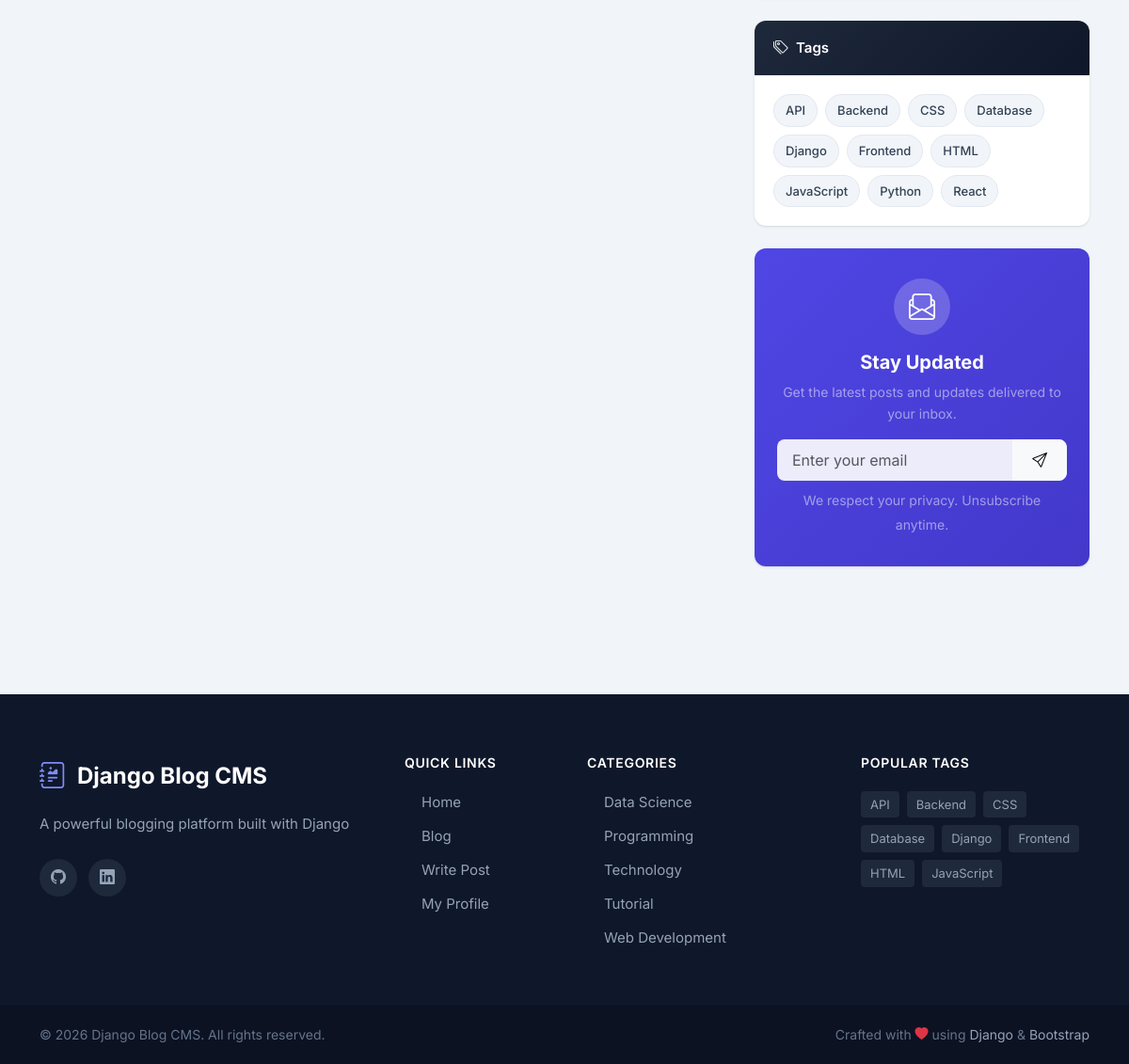
The page /author/admin/ (signed in, lower part) on the database as committed earlier.
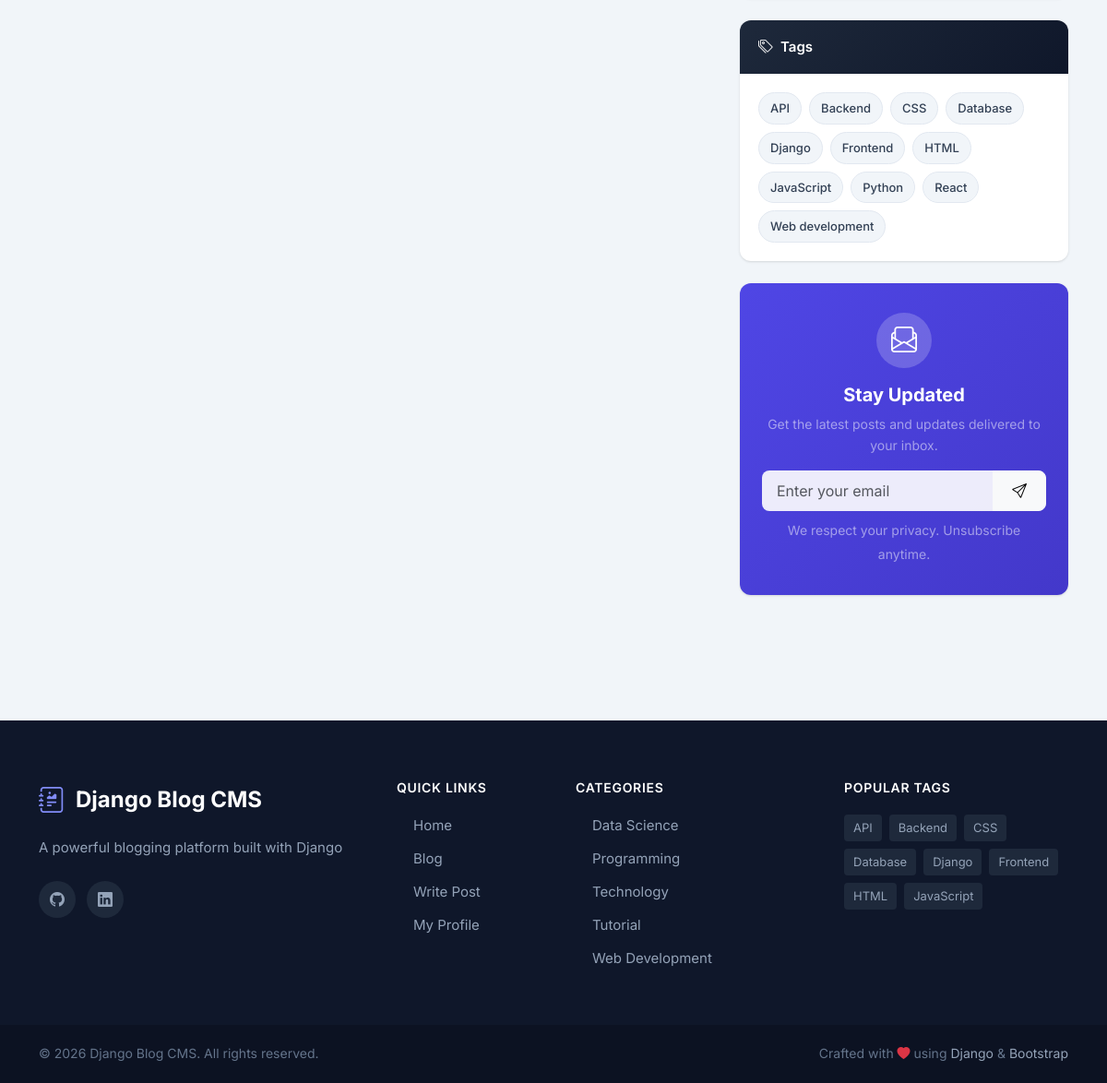
The same page on the database as committed later.
### apps/blog/models.py (models this page shows, shortened)
class Tag(models.Model):
    name = models.CharField(
        max_length=50,
        unique=True,
        help_text="Tag name (e.g., 'Python', 'Tutorial')"
    )
    slug = models.SlugField(
        max_length=50,
        unique=True,
        blank=True
    )
    class Meta:
        verbose_name = 'Tag'
        verbose_name_plural = 'Tags'
        ordering = ['name']
    def get_absolute_url(self):
        return reverse('blog:tag_detail', kwargs={'slug': self.slug})

class Category(models.Model):
    ICON_CHOICES = (
        ('bi-laptop', 'Technology'),
        ('bi-globe', 'Web Development'),
        ('bi-code-slash', 'Programming'),
        ('bi-graph-up', 'Data Science'),
        ('bi-mortarboard', 'Tutorial'),
        ('bi-newspaper', 'News'),
        ('bi-camera', 'Photography'),
        ('bi-palette', 'Design'),
        ('bi-briefcase', 'Business'),
        ('bi-heart', 'Lifestyle'),
        ('bi-airplane', 'Travel'),
        ('bi-cup-hot', 'Food'),
        ('bi-controller', 'Gaming'),
        ('bi-music-note', 'Music'),
        ('bi-film', 'Entertainment'),
        ('bi-book', 'Education'),
        ('bi-lightbulb', 'Ideas'),
        ('bi-chat-quote', 'Opinion'),
    )
    COLOR_CHOICES = (
        ('#4f46e5', 'Indigo'),
        ('#2563eb', 'Blue'),
        ('#0891b2', 'Cyan'),
        ('#059669', 'Green'),
        ('#84cc16', 'Lime'),
        ('#eab308', 'Yellow'),
        ('#f97316', 'Orange'),
        ('#ef4444', 'Red'),
        ('#ec4899', 'Pink'),
        ('#8b5cf6', 'Purple'),
        ('#6366f1', 'Violet'),
        ('#64748b', 'Slate'),
    )
    name = models.CharField(
        max_length=100,
        unique=True,  # No two categories can have the same name
        help_text="Category name (e.g., 'Technology', 'Travel')"
    )
    slug = models.SlugField(
        max_length=100,
        unique=True,
        blank=True,  # Can be empty in forms (we auto-generate it)
        help_text="URL-friendly name (auto-generated from name)"
    )
    description = models.TextField(
        blank=True,  # Optional in forms
        help_text="Brief description of this category"
    )
    icon = models.CharField(
        max_length=50,
        choices=ICON_CHOICES,
        default='bi-newspaper',
        help_text="Bootstrap icon for this category"
    )
    color = models.CharField(
        max_length=20,
        choices=COLOR_CHOICES,
        default='#4f46e5',
        help_text="Color for category badge and default image"
    )
    created_at = models.DateTimeField(auto_now_add=True)
    class Meta:
        verbose_name = 'Category'
        verbose_name_plural = 'Categories'  # Plural form
        ordering = ['name']
    def get_absolute_url(self):
        return reverse('blog:category_detail', kwargs={'slug': self.slug})
    def post_count(self):
        return self.posts.filter(status='published').count()

### apps/blog/views.py (the view)
class AuthorPostsView(ListView):
    model = Post
    template_name = 'blog/author_posts.html'
    context_object_name = 'posts'
    paginate_by = 9
    def get_queryset(self):
        self.author = get_object_or_404(User, username=self.kwargs['username'])
        return Post.objects.filter(
            author=self.author,
            status='published'
        ).select_related('category')
    def get_context_data(self, **kwargs):
        context = super().get_context_data(**kwargs)
        context['author'] = self.author
        return context

### apps/accounts/models.py (called while the page is built)
    @property
    def full_name(self):
        if self.user.first_name and self.user.last_name:
            return f'{self.user.first_name} {self.user.last_name}'
        return self.user.username

### apps/core/context_processors.py (called while the page is built)
def site_settings(request):
    return {
        'site_name': 'Django Blog CMS',
        'site_description': 'A powerful blogging platform built with Django',
        'site_author': 'Your Name',
        'site_year': '2024',
        'all_categories': Category.objects.all()[:10],
        'all_tags': Tag.objects.all()[:20],
        'social_links': {
            'twitter': 'https://twitter.com/yourusername',
            'github': 'https://github.com/yourusername',
            'linkedin': 'https://linkedin.com/in/yourusername',
        },
    }

### apps/blog/templates/blog/author_posts.html (shortened to what this page needs)
{% extends 'base.html' %}
{% block content %}
<div class="container py-5">
    <div class="row">
        <div class="col-lg-8">
        </div>
        <div class="col-lg-4">
            {% include 'includes/sidebar.html' %}
        </div>
    </div>
</div>
{% endblock %}

### templates/includes/sidebar.html (shortened to what this page needs)
{% load static %}
<div class="sidebar-widget mb-4">
    <div class="widget-header">
        <i class="bi bi-tags"></i>
        <span>Tags</span>
    </div>
    <div class="widget-body">
        <div class="tags-cloud">
            {% for tag in all_tags %}
            <a href="{{ tag.get_absolute_url }}" class="tag-badge">
                {{ tag.name }}
            </a>
            {% empty %}
            <div class="text-muted text-center py-3">
                <i class="bi bi-tag-x d-block mb-2" style="font-size: 1.5rem;"></i>
                No tags yet
            </div>
            {% endfor %}
        </div>
    </div>
</div>
<div class="sidebar-widget newsletter-widget mb-4">
    <div class="widget-body text-center">
        <div class="newsletter-icon mb-3">
            <i class="bi bi-envelope-paper"></i>
        </div>
        <h5 class="fw-bold text-white mb-2">Stay Updated</h5>
        <p class="text-white-50 small mb-3">
            Get the latest posts and updates delivered to your inbox.
        </p>
        <form class="newsletter-form" id="newsletter-form" action="{% url 'blog:newsletter_subscribe' %}" method="POST">
            <div class="input-group mb-2">
                <input type="email" name="email" class="form-control" placeholder="Enter your email" required id="newsletter-email">
                <button class="btn btn-light" type="submit" id="newsletter-btn">
                    <i class="bi bi-send"></i>
                </button>
            </div>
            <small class="text-white-50">We respect your privacy. Unsubscribe anytime.</small>
        </form>
    </div>
</div>

### templates/includes/footer.html (shortened to what the changed rows need)
{% load static %}
<footer class="site-footer">
    <div class="footer-main">
        <div class="container">
            <div class="row g-4 g-lg-5">
                <div class="col-lg-3 col-md-6 col-6">
                    <ul class="footer-links">
                        {% for category in all_categories|slice:":5" %}
                        <li>
                            <a href="{{ category.get_absolute_url }}">
                                {{ category.name }}
                            </a>
                        </li>
                        {% empty %}
                        <li class="text-muted-footer">No categories yet</li>
                        {% endfor %}
                    </ul>
                </div>
                <div class="col-lg-3 col-md-6">
                    <div class="footer-tags">
                        {% for tag in all_tags|slice:":8" %}
                        <a href="{{ tag.get_absolute_url }}" class="footer-tag">
                            {{ tag.name }}
                        </a>
                        {% empty %}
                        <span class="text-muted-footer">No tags yet</span>
                        {% endfor %}
                    </div>
                </div>
            </div>
        </div>
    </div>
</footer>

Rows that differ between the two databases and show on the page:
added Tag: name "Web development"
